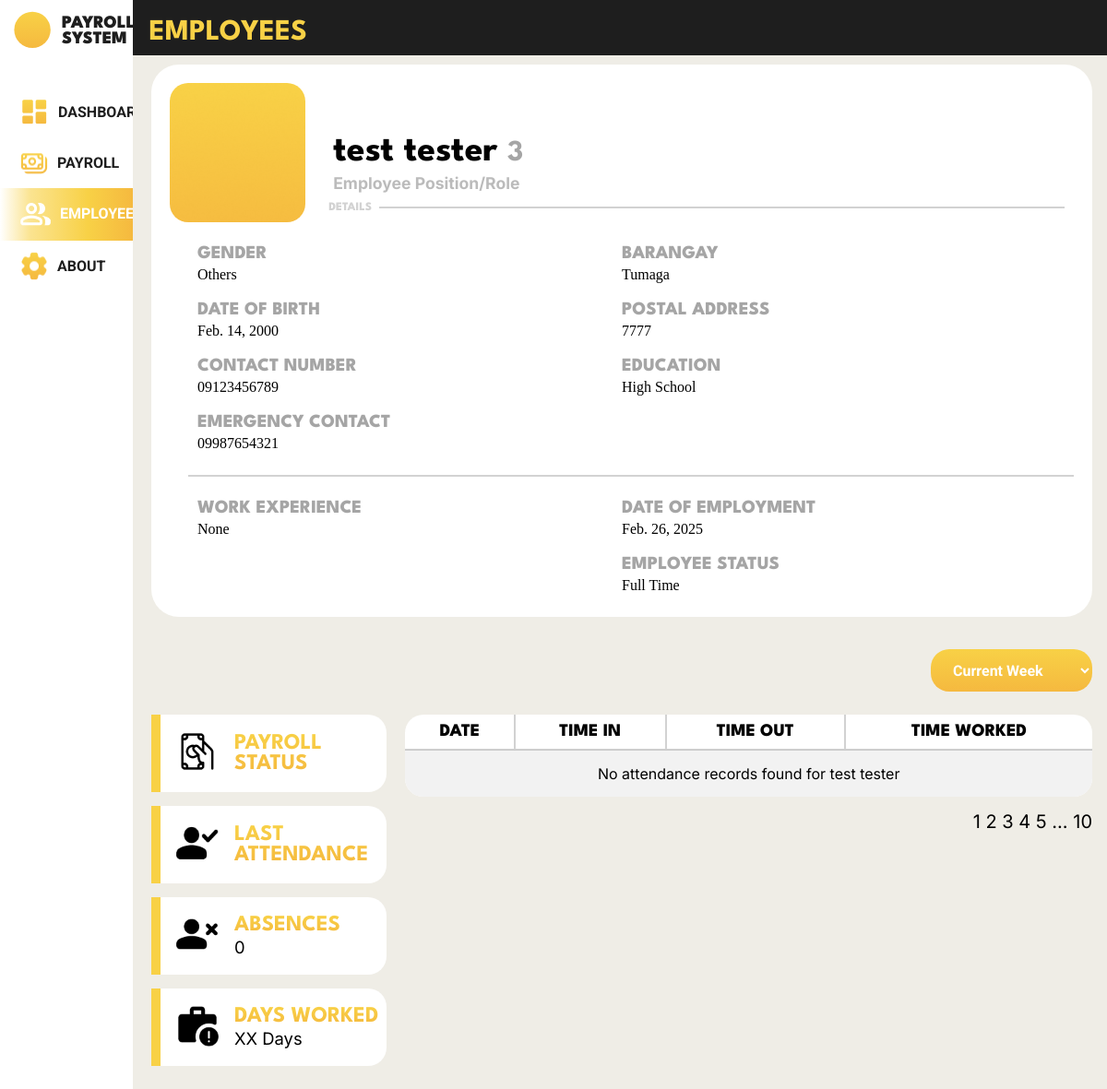
Before: /payroll_system/employee_profile/3/ (signed in) with the older database file.
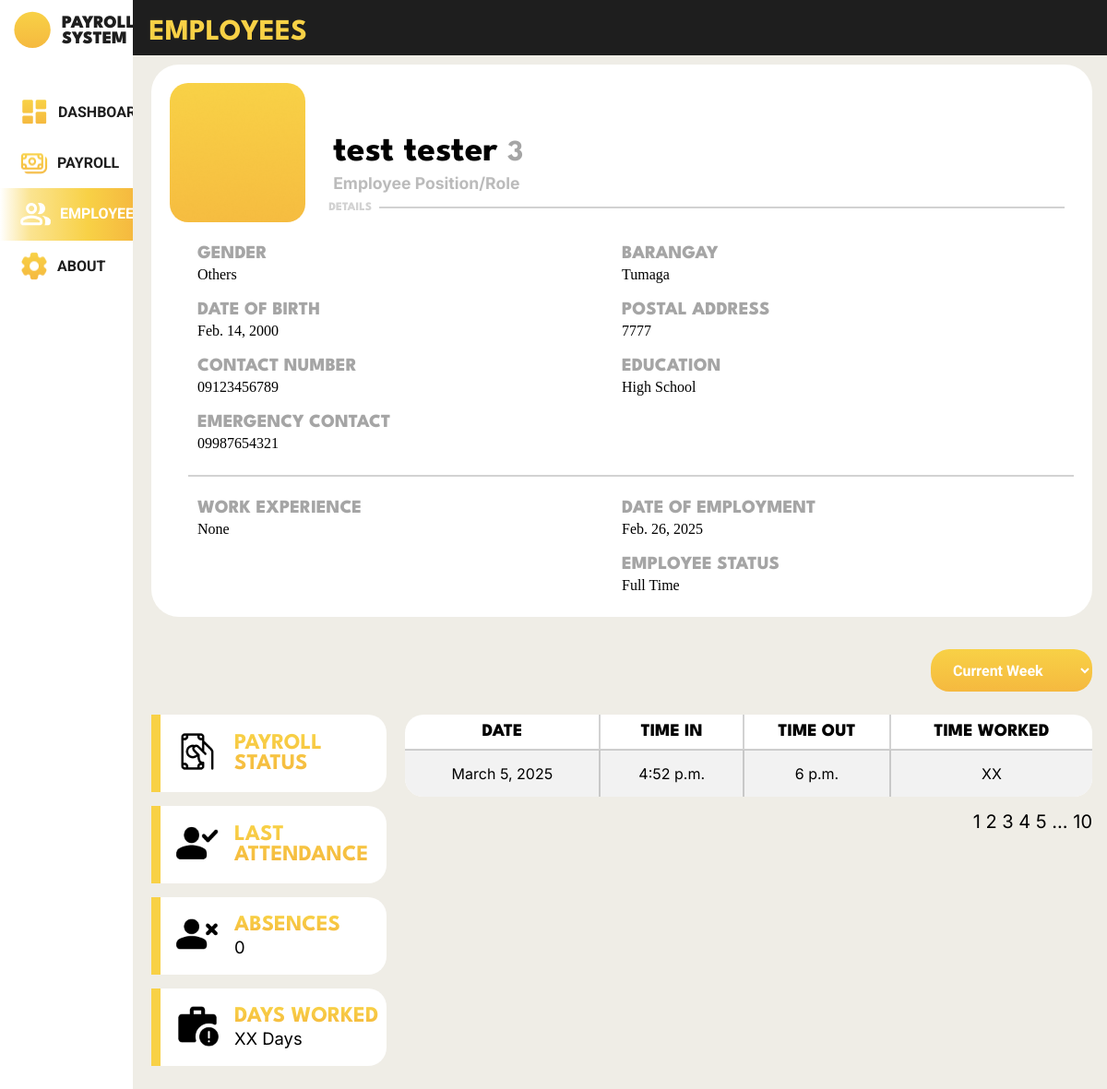
After: the same page with the newer database file.
### payroll_system/models.py (models this page shows)
class Employee(models.Model):
    class Gender(models.TextChoices):
        MALE = 'Male', _('Male')
        FEMALE = 'Female', _('Female')
        OTHERS = 'Others', _('Others')
    class HighestEducation(models.TextChoices):
        GRADESCHOOL = 'Grade School', _('Grade School')
        HIGHSCHOOL = 'High School', _('High School')
        BACHELORS_DEGREE = 'Bachelor\'s Degree', _('Bachelor\'s Degree')
        VOCATIONAL_EDUCATION = 'Vocational Education', _('Vocational Education')
        MASTERS_DEGREE = 'Master\'s Degree', _('Master\'s Degree')
    class EmployeeStatus(models.TextChoices):
        FULLTIME = 'Full Time', _('Full Time')
        PARTTIME = 'Part Time', _('Part Time')
    employee_id = models.AutoField(primary_key=True)
    first_name = models.CharField(max_length=100, null=False)
    last_name = models.CharField(max_length=100, null=False)
    gender = models.CharField(max_length=6, choices=Gender.choices, null=False)
    date_of_birth = models.DateField(null=True)
    contact_number = models.CharField(max_length=15, null=True)
    emergency_contact = models.CharField(max_length=15, null=True)
    barangay = models.CharField(max_length=100, null=True)
    postal_address = models.IntegerField(null=True)
    highest_education = models.CharField(max_length=20, choices=HighestEducation.choices, null=True)
    work_experience = models.CharField(max_length=2083, null=True)
    date_of_employment = models.DateField(default=timezone.now)
    employee_status = models.CharField(max_length=9, choices=EmployeeStatus.choices, null=True)
    rate = models.FloatField(default=0, null=False)
    absences = models.IntegerField(default=0, null=False)
    employee_image = models.ImageField(null=True, blank=True, upload_to='images/')

class Attendance(models.Model):
    class ActiveStatus(models.TextChoices):
        ACTIVE = 'Active', _('Active')
        INACTIVE = 'Inactive', _('Inactive')
    attendance_id = models.AutoField(primary_key=True)
    time_in = models.TimeField(null=True, blank=True)
    time_out = models.TimeField(null=True, blank=True)
    date = models.DateField(default=timezone.now,null=False)
    hours_worked = models.FloatField(default=0, null=False)
    active_status = models.CharField(max_length=8, choices=ActiveStatus.choices, default=ActiveStatus.ACTIVE)
    remarks = models.CharField(max_length=255, null=True, blank=True)
    employee_id_fk = models.ForeignKey(Employee, on_delete=models.CASCADE, related_name='attendances')

### payroll_system/views.py (the view)
# urls.py: path('employee_profile/<int:employee_id>/', views.employee_profile, name='employee_profile'),
@login_required
def employee_profile(request, employee_id):
    employee = Employee.objects.prefetch_related('payrolls', 'attendances').get(employee_id=employee_id)
    context = {
        'employee' : employee,
    }
    return render(request, 'payroll_system/employee_profile.html', context)

### payroll_system/templates/payroll_system/employee_profile.html (shortened to what this page needs)
{% load static %}
<!DOCTYPE html>
<html lang="en">
<head>
    <link rel="stylesheet" href="{% static 'css/template.css' %}">
    <link rel="stylesheet" href="{% static 'css/employee_profile.css' %}">
</head>
<body>
    <nav>
        <div class="logo">
            <div class="logo-group">
                <div class="logo-picture">
                </div>
                <div class="logo-name">
                    <p>PAYROLL</p>
                    <p>SYSTEM</p>
                </div>
            </div>
        </div>
        <div class="menu">
            <ul>
                <li class="menu-dashboard">
                    <a href="{% url 'payroll_system:dashboard' %}">
                        <img src="{% static 'images/dashboard_icon.png' %}" alt="">
                        <div class="link">DASHBOARD</div>
                    </a>
                </li>
                <li class="menu-payroll">
                    <a href="{% url 'payroll_system:payrolls' %}">
                        <img src="{% static 'images/payroll_icon.png' %}" alt="">
                        <div class="link">PAYROLL</div>
                    </a>
                </li>
                <li class="menu-employees" id="focused">
                    <a href="{% url 'payroll_system:employees' %}">
                        <img src="{% static 'images/employee_icon_focused.png' %}" alt="">
                        <div class="link">EMPLOYEES</div>
                    </a>
                </li>
                <li class="menu-settings">
                    <a href="{% url 'payroll_system:settings' %}">
                        <img src="{% static 'images/settings_icon.png' %}" alt="">
                        <div class="link">ABOUT</div>
                    </a>
                </li>
            </ul>
        </div>
    </nav>
    <div class="body">
        <header>
            <h1>EMPLOYEES</h1>
        </header>
        <div class="container">
            <div class="profile">
                <div class="top">
                    <div class="employee_pic">
                        <img src="{% static 'images/employee_img.png' %}" alt="Employee Image">
                    </div>
                    <div class="employee_info1">
                        <div class="employee_name">
                            <h1>{{ employee.first_name }} {{ employee.last_name }} <span>{{ employee.employee_id }}</span></h1>
                        </div>
                        <div class="employee_role">
                            <h3>Employee Position/Role</h3>
                        </div>
                        <div class="line">
                            <div class="details">DETAILS</div>
                            <div class="hr1"></div>
                        </div>
                    </div>
                </div>
                <div class="bottom">
                    <div class="employee_info2">
                        <div class="info_content1">
                            <div class="gender">
                                <h1>GENDER</h1>
                                {{ employee.gender }}
                            </div>
                            <div class="date_of_birth">
                                <h1>DATE OF BIRTH</h1>
                                {{ employee.date_of_birth }}
                            </div>
                            <div class="contact_number">
                                <h1>CONTACT NUMBER</h1>
                                {{ employee.contact_number }}
                            </div>
                            <div class="emergency_contact">
                                <h1>EMERGENCY CONTACT</h1>
                                {{ employee.emergency_contact }}
                            </div>
                        </div>
                        <div class="info_content2">
                            <div class="barangay">
                                <h1>BARANGAY</h1>
                                {{ employee.barangay }}
                            </div>
                            <div class="postal_address">
                                <h1>POSTAL ADDRESS</h1>
                                {{ employee.postal_address}}
                            </div>
                            <div class="education">
                                <h1>EDUCATION</h1>
                                {{ employee.highest_education }}
                            </div>
                        </div>
                    </div>
                    <div class="hr2"></div>
                    <div class="employee_info3">
                        <div class="info_content1">
                            <div class="work_experience">
                                <h1>WORK EXPERIENCE</h1>
                                {{ employee.work_experience }}
                            </div>
                        </div>
                        <div class="info_content2">
                            <div class="date_of_employment">
                                <h1>DATE OF EMPLOYMENT</h1>
                                {{ employee.date_of_employment }}
                            </div>
                            <div class="employee_status">
                                <h1>EMPLOYEE STATUS</h1>
                                {{ employee.employee_status}}
                            </div>
                        </div>
                    </div>
                </div>
            </div>
            <div class="content">
                <div class="duration_filter">
                    <select name="duration" id="duration">
                        <option value="Current Week">Current Week</option>
                    </select>
                </div>
                <div class="employee_state">
                    <div class="left">
                        <div class="statistic_1">
                            <div class="img">
                                <img src="{% static 'images/payroll_status_icon.png' %}" alt="">
                            </div>
                            <div class="text">
                                <h2>PAYROLL STATUS</h2>
                            </div>
                        </div>
                        <div class="statistic_2">
                            <div class="img">
                                <img src="{% static 'images/attendance_icon.png' %}" alt="">
                            </div>
                            <div class="text">
                                <h2>LAST ATTENDANCE</h2>
                            </div>
                        </div>
                        <div class="statistic_3">
                            <div class="img">
                                <img src="{% static 'images/absences_icon.png' %}" alt="">
                            </div>
                            <div class="text">
                                <h2>ABSENCES</h2>
                                <p>{{ employee.absences }}</p>
                            </div>
                        </div>
                        <div class="statistic_4">
                            <div class="img">
                                <img src="{% static 'images/day_worked_icon.png' %}" alt="">
                            </div>
                            <div class="text">
                                <h2>DAYS WORKED</h2>
                                <p>XX Days</p>
                            </div>
                        </div>
                    </div>
                    <div class="right">
                        <div class="table">
                            <table>
                                <tr>
                                    <th>DATE</th>
                                    <th>TIME IN</th>
                                    <th>TIME OUT</th>
                                    <th>TIME WORKED</th>
                                </tr>
                                {% for attendance in employee.attendances.all %}
                                <tr>
                                    <td>{{ attendance.date }}</td>
                                    <td>{{ attendance.time_in }}</td>
                                    <td>{{ attendance.time_out }}</td>
                                    <td>XX</td>
                                </tr>
                                {% empty %}
                                <tr>
                                    <td colspan="4">No attendance records found for {{ employee.first_name }} {{ employee.last_name }}</td>
                                </tr>
                                {% endfor %}
                            </table>
                        </div>
                        <div class="pagination">
                            <p>1 2 3 4 5 ... 10</p>
                        </div>
                    </div>
                </div>
            </div>
        </div>
    </div>
</body>
</html>

### static/css/template.css (style rules this page uses)
@media screen and (max-width: 1920px) { html, body { height: 100%; width: 100%; margin: 0; background-color: #EFEDE6; } }
@media screen and (max-width: 1920px) { header { position: fixed; top: 0; background-color: #1e1e1e; color: #f8d146; margin-left: 11.8%; padding: 0 20px 0 20px; height: 60px; width: 100%; font-family: 'League Spartan'; z-index: 9; } }
@media screen and (max-width: 1920px) { nav { position: fixed; left: 0; background-color: #FFF; height: 100%; width: 12%; z-index: 10; } }
@media screen and (max-width: 1920px) { nav .logo { height: 8%; } }
@media screen and (max-width: 1920px) { nav .logo .logo-group { padding: 12px 0 12px 15px; display: flex; overflow: hidden; } }
@media screen and (max-width: 1920px) { nav .logo .logo-group .logo-name { margin: 5px 0 5px 12px; } }
@media screen and (max-width: 1920px) { nav .logo .logo-group .logo-name p { margin: 0; text-align: left; color: #1e1e1e; font-family: 'League Spartan'; font-size: 120%; font-weight: 900; } }
@media screen and (max-width: 1920px) { nav .menu { height: fit-content; } }
@media screen and (max-width: 1920px) { nav .menu ul { list-style-type: none; margin: 0; padding: 0; } }
@media screen and (max-width: 1920px) { nav .menu ul .menu-dashboard, nav .menu ul .menu-payroll, nav .menu ul .menu-employees, nav .menu ul .menu-settings { margin: 0; padding: 10px 20px; overflow: hidden; } }
@media screen and (max-width: 1920px) { nav .menu ul .menu-dashboard a, nav .menu ul .menu-payroll a, nav .menu ul .menu-employees a, nav .menu ul .menu-settings a { text-decoration: none; display: flex; } }
@media screen and (max-width: 1920px) { nav .menu ul .menu-dashboard a .link, nav .menu ul .menu-payroll a .link, nav .menu ul .menu-employees a .link, nav .menu ul .menu-settings a .link { margin: 8px; text-decoration: none; text-align: left; color: #1e1e1e; font-family: 'Roboto'; font-size: 100%; font-weight: 700; } }
@media screen and (max-width: 1920px) { #focused { background: linear-gradient(89.98deg, rgba(248, 209, 70, 0), rgba(248, 209, 70, 0.6) 23%, #f8d146 66%, #f5b93f); } }
@media screen and (max-width: 1920px) { #focused .link { color: #fff; } }

Changed rows visible on the page:
shown differently, row unchanged: Employee "test": first_name "test" → (not shown); last_name "tester" → (not shown)
added Attendance: date "March 5, 2025", time_in "4:52 p.m.", time_out "6 p.m."
Other visible differences:
text no longer shown: "No attendance records found for"
